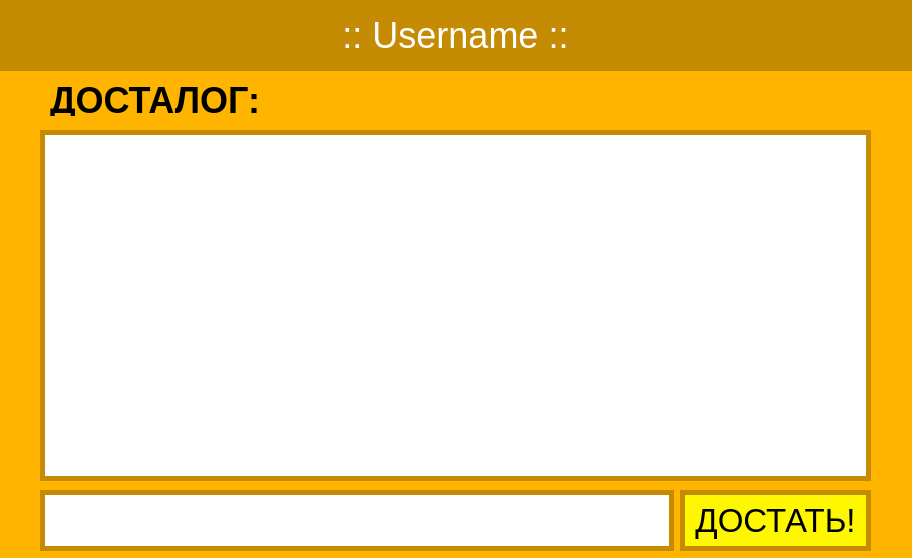
<?xml version="1.0" encoding="UTF-8"?>
<ui version="4.0">
 <class>UserChat</class>
 <widget class="QDialog" name="UserChat">
  <property name="geometry">
   <rect>
    <x>0</x>
    <y>0</y>
    <width>912</width>
    <height>558</height>
   </rect>
  </property>
  <property name="palette">
   <palette>
    <active>
     <colorrole role="WindowText">
      <brush brushstyle="SolidPattern">
       <color alpha="255">
        <red>255</red>
        <green>255</green>
        <blue>255</blue>
       </color>
      </brush>
     </colorrole>
     <colorrole role="Button">
      <brush brushstyle="SolidPattern">
       <color alpha="255">
        <red>255</red>
        <green>181</green>
        <blue>0</blue>
       </color>
      </brush>
     </colorrole>
     <colorrole role="Text">
      <brush brushstyle="SolidPattern">
       <color alpha="255">
        <red>255</red>
        <green>255</green>
        <blue>255</blue>
       </color>
      </brush>
     </colorrole>
     <colorrole role="ButtonText">
      <brush brushstyle="SolidPattern">
       <color alpha="255">
        <red>255</red>
        <green>255</green>
        <blue>255</blue>
       </color>
      </brush>
     </colorrole>
     <colorrole role="Base">
      <brush brushstyle="SolidPattern">
       <color alpha="255">
        <red>255</red>
        <green>181</green>
        <blue>0</blue>
       </color>
      </brush>
     </colorrole>
     <colorrole role="Window">
      <brush brushstyle="SolidPattern">
       <color alpha="255">
        <red>255</red>
        <green>181</green>
        <blue>0</blue>
       </color>
      </brush>
     </colorrole>
     <colorrole role="PlaceholderText">
      <brush brushstyle="SolidPattern">
       <color alpha="128">
        <red>255</red>
        <green>255</green>
        <blue>255</blue>
       </color>
      </brush>
     </colorrole>
    </active>
    <inactive>
     <colorrole role="WindowText">
      <brush brushstyle="SolidPattern">
       <color alpha="255">
        <red>255</red>
        <green>255</green>
        <blue>255</blue>
       </color>
      </brush>
     </colorrole>
     <colorrole role="Button">
      <brush brushstyle="SolidPattern">
       <color alpha="255">
        <red>255</red>
        <green>181</green>
        <blue>0</blue>
       </color>
      </brush>
     </colorrole>
     <colorrole role="Text">
      <brush brushstyle="SolidPattern">
       <color alpha="255">
        <red>255</red>
        <green>255</green>
        <blue>255</blue>
       </color>
      </brush>
     </colorrole>
     <colorrole role="ButtonText">
      <brush brushstyle="SolidPattern">
       <color alpha="255">
        <red>255</red>
        <green>255</green>
        <blue>255</blue>
       </color>
      </brush>
     </colorrole>
     <colorrole role="Base">
      <brush brushstyle="SolidPattern">
       <color alpha="255">
        <red>255</red>
        <green>181</green>
        <blue>0</blue>
       </color>
      </brush>
     </colorrole>
     <colorrole role="Window">
      <brush brushstyle="SolidPattern">
       <color alpha="255">
        <red>255</red>
        <green>181</green>
        <blue>0</blue>
       </color>
      </brush>
     </colorrole>
     <colorrole role="PlaceholderText">
      <brush brushstyle="SolidPattern">
       <color alpha="128">
        <red>255</red>
        <green>255</green>
        <blue>255</blue>
       </color>
      </brush>
     </colorrole>
    </inactive>
    <disabled>
     <colorrole role="WindowText">
      <brush brushstyle="SolidPattern">
       <color alpha="255">
        <red>255</red>
        <green>255</green>
        <blue>255</blue>
       </color>
      </brush>
     </colorrole>
     <colorrole role="Button">
      <brush brushstyle="SolidPattern">
       <color alpha="255">
        <red>255</red>
        <green>181</green>
        <blue>0</blue>
       </color>
      </brush>
     </colorrole>
     <colorrole role="Text">
      <brush brushstyle="SolidPattern">
       <color alpha="255">
        <red>255</red>
        <green>255</green>
        <blue>255</blue>
       </color>
      </brush>
     </colorrole>
     <colorrole role="ButtonText">
      <brush brushstyle="SolidPattern">
       <color alpha="255">
        <red>255</red>
        <green>255</green>
        <blue>255</blue>
       </color>
      </brush>
     </colorrole>
     <colorrole role="Base">
      <brush brushstyle="SolidPattern">
       <color alpha="255">
        <red>255</red>
        <green>181</green>
        <blue>0</blue>
       </color>
      </brush>
     </colorrole>
     <colorrole role="Window">
      <brush brushstyle="SolidPattern">
       <color alpha="255">
        <red>255</red>
        <green>181</green>
        <blue>0</blue>
       </color>
      </brush>
     </colorrole>
     <colorrole role="PlaceholderText">
      <brush brushstyle="SolidPattern">
       <color alpha="128">
        <red>255</red>
        <green>255</green>
        <blue>255</blue>
       </color>
      </brush>
     </colorrole>
    </disabled>
   </palette>
  </property>
  <property name="font">
   <font>
    <family>MS Serif</family>
    <pointsize>15</pointsize>
   </font>
  </property>
  <property name="windowTitle">
   <string>КорешЧат</string>
  </property>
  <property name="styleSheet">
   <string notr="true">    background-color: rgba(255, 181, 0, 1);
    color: #ffffff;
    padding: 5px 10px;
    border-radius: 3px;
    border-radius: 0;</string>
  </property>
  <widget class="QListView" name="listView">
   <property name="geometry">
    <rect>
     <x>40</x>
     <y>130</y>
     <width>831</width>
     <height>351</height>
    </rect>
   </property>
   <property name="font">
    <font>
     <family>MS Serif</family>
     <pointsize>20</pointsize>
    </font>
   </property>
   <property name="styleSheet">
    <string notr="true">QListView {
	background-color: #ffffff;
	color: #000000;
    border: 5px solid rgba(197, 139, 3, 1);
}</string>
   </property>
   <property name="verticalScrollMode">
    <enum>QAbstractItemView::ScrollPerPixel</enum>
   </property>
  </widget>
  <widget class="QLabel" name="label">
   <property name="geometry">
    <rect>
     <x>30</x>
     <y>80</y>
     <width>261</width>
     <height>41</height>
    </rect>
   </property>
   <property name="font">
    <font>
     <family>MS Sans Serif</family>
     <pointsize>27</pointsize>
     <bold>true</bold>
    </font>
   </property>
   <property name="styleSheet">
    <string notr="true">color: rgb(0, 0, 0);</string>
   </property>
   <property name="text">
    <string>ДОСТАЛОГ:</string>
   </property>
  </widget>
  <widget class="QLabel" name="label_2">
   <property name="geometry">
    <rect>
     <x>-10</x>
     <y>0</y>
     <width>931</width>
     <height>71</height>
    </rect>
   </property>
   <property name="font">
    <font>
     <family>MS Sans Serif</family>
     <pointsize>27</pointsize>
    </font>
   </property>
   <property name="styleSheet">
    <string notr="true">background-color: rgba(197, 139, 3, 1)</string>
   </property>
   <property name="text">
    <string>:: Username ::</string>
   </property>
   <property name="alignment">
    <set>Qt::AlignCenter</set>
   </property>
  </widget>
  <widget class="QWidget" name="layoutWidget">
   <property name="geometry">
    <rect>
     <x>40</x>
     <y>490</y>
     <width>831</width>
     <height>61</height>
    </rect>
   </property>
   <layout class="QHBoxLayout" name="horizontalLayout">
    <item>
     <widget class="QLineEdit" name="lineEdit">
      <property name="sizePolicy">
       <sizepolicy hsizetype="Expanding" vsizetype="Preferred">
        <horstretch>132</horstretch>
        <verstretch>0</verstretch>
       </sizepolicy>
      </property>
      <property name="font">
       <font>
        <family>MS Serif</family>
        <pointsize>16</pointsize>
       </font>
      </property>
      <property name="styleSheet">
       <string notr="true">background-color: #ffffff;
color: #000000;
border: 5px solid rgba(197, 139, 3, 1);</string>
      </property>
     </widget>
    </item>
    <item>
     <widget class="QPushButton" name="pushButton">
      <property name="sizePolicy">
       <sizepolicy hsizetype="Preferred" vsizetype="Expanding">
        <horstretch>24</horstretch>
        <verstretch>0</verstretch>
       </sizepolicy>
      </property>
      <property name="font">
       <font>
        <family>MS Sans Serif</family>
        <pointsize>25</pointsize>
       </font>
      </property>
      <property name="cursor">
       <cursorShape>PointingHandCursor</cursorShape>
      </property>
      <property name="styleSheet">
       <string notr="true">QPushButton {
background-color: #fff700;
color: rgb(0, 0, 0);
border: 5px solid rgba(197, 139, 3, 1);
}

QPushButton:hover {
background-color: rgb(244, 255, 39);
color: rgb(0, 0, 0);
border: 5px solid rgba(197, 139, 3, 1);
}</string>
      </property>
      <property name="text">
       <string>ДОСТАТЬ!</string>
      </property>
     </widget>
    </item>
   </layout>
  </widget>
 </widget>
 <resources/>
 <connections/>
</ui>
